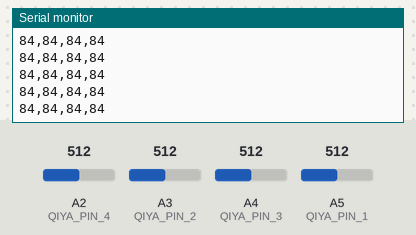
Recording of a sketch running on a simulated Arduino Uno, built with avr-gcc and run on an emulated ATmega328P. Parts: the last lines printed to the serial monitor. The test bench sets the inputs (shaded band); at power-on: A5 (QIYA_PIN_1) = 512, A2 (QIYA_PIN_4) = 512, A3 (QIYA_PIN_2) = 512, A4 (QIYA_PIN_3) = 512.

Above: at 5.7 s.
5.8 s: A5 (QIYA_PIN_1) set to 621
At 6.3 s:
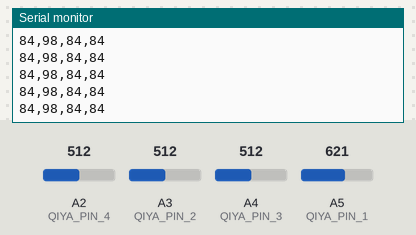
8.8 s: A5 (QIYA_PIN_1) set to 647
At 9.5 s:
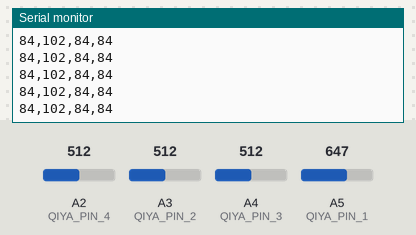
Timing chart, 0 to 11.8 s (numbered marks = the images above; inputs shaded):
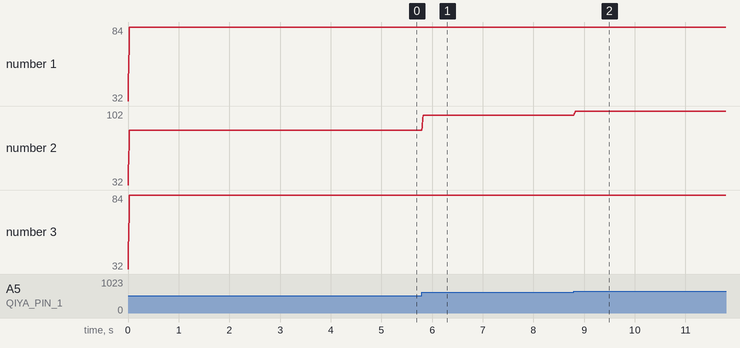

Measured:
- after the input at 5.8 s, the serial monitor: prints a new line at once (image 1)
- after the input at 8.8 s, the serial monitor: prints a new line at once (image 2)
- plotted number 2: 84 → 98 after the input at 5.8 s, 98 → 102 after the input at 8.8 s

The sketch:

Sensor_data.ino
```cpp
const int QIYA_PIN_1 = A5;  // 气压传感器1（LF）连接到A0
const int QIYA_PIN_2 = A3;  // 气压传感器2（LR）连接到A1
const int QIYA_PIN_3 = A4;  // 气压传感器3（RF）连接到A2
const int QIYA_PIN_4 = A2;  // 气压传感器4（RR）连接到A3

// 设置参考电压为5V
const float VCC = 5000.0;  // 参考电压为5V（单位：mV）

// 校准参数：根据实际传感器测得的零点电压和满量程电压进行调整
const float Voltage_0 = 160;   // 零点电压值（mV），根据实际情况修改
const float Voltage_40 = 4000; // 满量程输出电压值（mV），根据实际情况修改

// 滑动平均滤波器的窗口大小
const int windowSize = 5;  // 使用较小窗口，保证更高实时性

// 存储每个传感器的历史值
int readings_1[windowSize];
int readings_2[windowSize];
int readings_3[windowSize];
int readings_4[windowSize];

// 当前读数索引
int index = 0;

void setup()
{
  // 启动串口通信，波特率设置为115200
  Serial.begin(115200);

  // 设置气压传感器接口为输入
  pinMode(QIYA_PIN_1, INPUT);
  pinMode(QIYA_PIN_2, INPUT);
  pinMode(QIYA_PIN_3, INPUT);
  pinMode(QIYA_PIN_4, INPUT);

  // 初始化所有读数为0
  for (int i = 0; i < windowSize; i++) {
    readings_1[i] = 0;
    readings_2[i] = 0;
    readings_3[i] = 0;
    readings_4[i] = 0;
  }
}

void loop()
{
  // 获取新的读取值
  int P_ADC_1 = analogRead(QIYA_PIN_1);
  int P_ADC_2 = analogRead(QIYA_PIN_2);
  int P_ADC_3 = analogRead(QIYA_PIN_3);
  int P_ADC_4 = analogRead(QIYA_PIN_4);

  // 更新滑动平均数组
  readings_1[index] = P_ADC_1;
  readings_2[index] = P_ADC_2;
  readings_3[index] = P_ADC_3;
  readings_4[index] = P_ADC_4;

  // 计算当前窗口内的平均值
  int sum_1 = 0, sum_2 = 0, sum_3 = 0, sum_4 = 0;
  for (int i = 0; i < windowSize; i++) {
    sum_1 += readings_1[i];
    sum_2 += readings_2[i];
    sum_3 += readings_3[i];
    sum_4 += readings_4[i];
  }

  // 计算平均电压
  float Pressure_V_1 = sum_1 / windowSize * VCC / 1024.0;
  float Pressure_V_2 = sum_2 / windowSize * VCC / 1024.0;
  float Pressure_V_3 = sum_3 / windowSize * VCC / 1024.0;
  float Pressure_V_4 = sum_4 / windowSize * VCC / 1024.0;

  // 根据电压值计算气压值，并映射到0到100的范围
  uint16_t pressure_1 = map(Pressure_V_1, Voltage_0, Voltage_40, 0, 100);  // 映射到0-100范围，并转换为uint16_t
  uint16_t pressure_2 = map(Pressure_V_2, Voltage_0, Voltage_40, 0, 100);
  uint16_t pressure_3 = map(Pressure_V_3, Voltage_0, Voltage_40, 0, 100);
  uint16_t pressure_4 = map(Pressure_V_4, Voltage_0, Voltage_40, 0, 100);

  // 获取当前时间戳（毫秒）
  unsigned long currentTime = millis();  // 获取运行时间，单位毫秒

  // 串口输出格式：RF,LF,RR,LR
  Serial.print(pressure_3 + 24);  // 输出RF传感器数据
  Serial.print(",");
  Serial.print(pressure_1 + 24);  // 输出LF传感器数据
  Serial.print(",");
  Serial.print(pressure_4 + 24);  // 输出RR传感器数据
  Serial.print(",");
  Serial.println(pressure_2 + 24);  // 输出LR传感器数据

  // 更新索引，形成滑动窗口
  index++;
  if (index >= windowSize) {
    index = 0;  // 如果超出窗口大小，回到0，形成循环
  }

  // 延时5ms，保证一定的采样速度
  delay(5);
}
```
